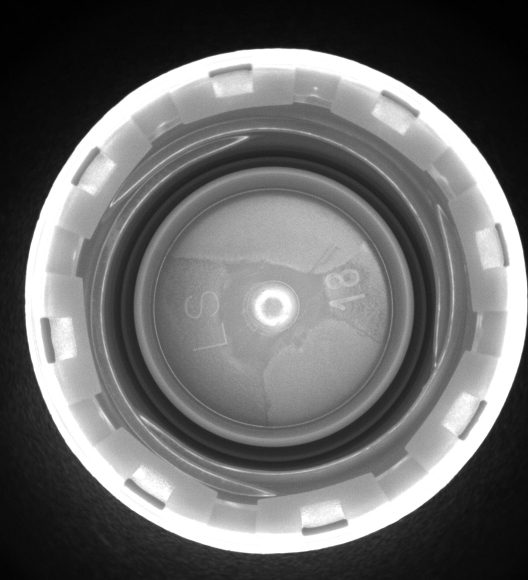
#> input picture B1.jpg, 1056 x 1160 px, given as the content of the folder E:/logo/white/inside/0306/ok/, which was not available (shown at 1/2 size)
$ python resize_img.py
#> lines starting #> are read from the running program, lines starting #| are printed output that depends on the picture
#!/usr/bin/python

import cv2
import numpy as np
import os
import glob

color_t = 'white'
work_path = 'E:\\AI\\'+color_t+'\\'
if not os.path.exists(work_path):
    os.makedirs(work_path)

img_path = 'E:\\logo\\white\\inside\\0306\\ok\\' #'D:\\logo\\trans\\2024-11-27\\1\\resultG\\'
#img_path = 'D:\\project\\bottlecap\\test1\\0529\\pink\\'
# img_path = 'D:\\project\\bottlecap\\Samples\\' + color_t + "\\"
# img_files = os.listdir(img_path)
img_files = [_ for _ in os.listdir(img_path) if _.endswith('.jpg')]
# [4 lines of commented-out code are left out]

for img_file in img_files:  # files_grabbed:
    # frame = cv2.imread(img_file)
    frame = cv2.imread(img_path + img_file)
#> frame is the input picture: shape (1160, 1056, 3); min 0, max 255, mean 104.8
    res_img = cv2.resize(frame,(416,416))    #(1120, 1120)
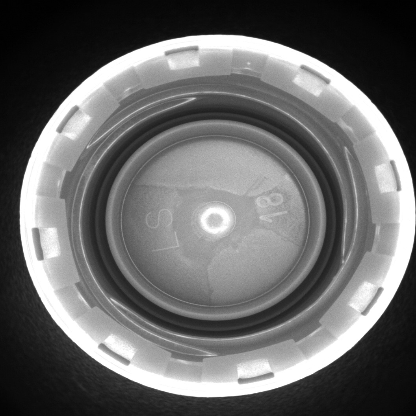
#> res_img: shape (416, 416, 3); min 0, max 255, mean 104.7
    cv2.imwrite(work_path + '416_' + img_file, res_img)
    # cv2.imwrite(work_path + img_file , res_img)

cv2.destroyAllWindows()
print('Resize images, work path:', work_path)

$ run again, on B2.jpg
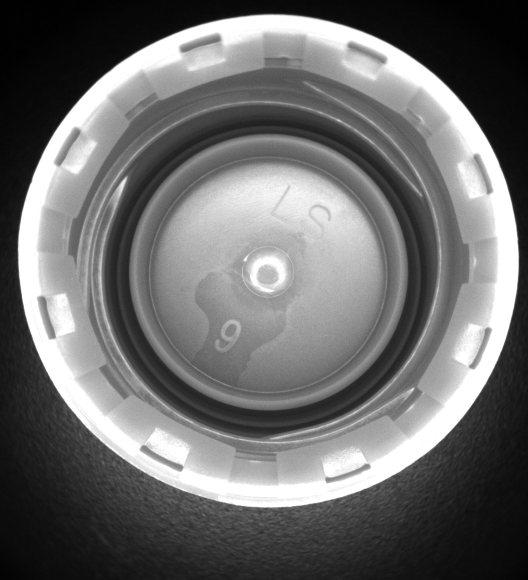
#> input picture B2.jpg, 1056 x 1160 px, given as the content of the folder E:/logo/white/inside/0306/ok/, which was not available (shown at 1/2 size)
#> frame is the input picture: shape (1160, 1056, 3); min 0, max 255, mean 108.1
#> `res_img = cv2.resize(frame,(416,416))`:
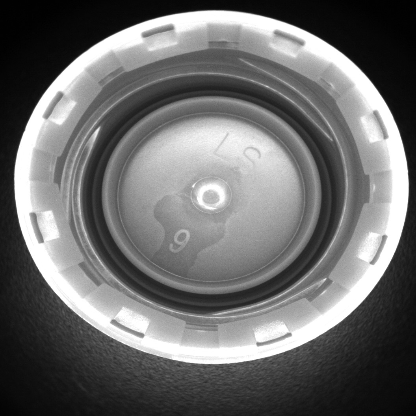
#> res_img: shape (416, 416, 3); min 0, max 255, mean 108
